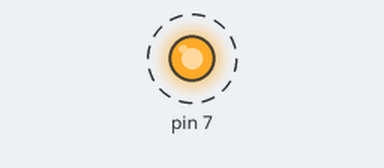
Recording of a sketch running on a simulated Arduino Uno, built with avr-gcc and run on an emulated ATmega328P. Parts: output pins drawn as LEDs (lit = HIGH). Dashed ring = blinking.

Above: at 0.05 s.
Timing chart, 0 to 3.0 s (numbered marks = the images above):
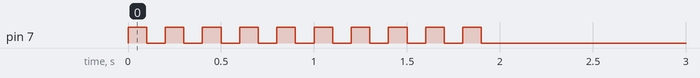

The sketch:

blink.ino
```cpp
/* blink.ino
 * Omkar H. Ramachandran
 * omkar.ramachandran@colorado.edu
 *
 * Simple Arduino 'hello-world' blink program
 */
#include <avr/io.h>

int i;
int Nruns;

void setup(){
	// Configure pin 7 for output
	pinMode(7, OUTPUT);
	i = 0;
	Nruns = 10;
}

void loop(){
	while(i<Nruns){
		digitalWrite(7, HIGH); // turn LED on
		delay(100);
		digitalWrite(7, LOW); //turn LED off
		delay(100);
		i++;
	}
}
```

Measured:
- by itself, pin 7: alternates HIGH for 0.10 s and LOW for 0.10 s, 20 changes in all, then stays LOW
